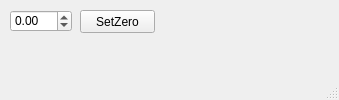
<?xml version="1.0" encoding="UTF-8"?>
<ui version="4.0">
 <class>MainWindow</class>
 <widget class="QMainWindow" name="MainWindow">
  <property name="geometry">
   <rect>
    <x>0</x>
    <y>0</y>
    <width>339</width>
    <height>100</height>
   </rect>
  </property>
  <property name="windowTitle">
   <string>MainWindow</string>
  </property>
  <widget class="QWidget" name="centralwidget">
   <widget class="QDoubleSpinBox" name="angle_doubleSpinBox">
    <property name="geometry">
     <rect>
      <x>10</x>
      <y>10</y>
      <width>62</width>
      <height>22</height>
     </rect>
    </property>
    <property name="keyboardTracking">
     <bool>false</bool>
    </property>
    <property name="minimum">
     <double>-360.000000000000000</double>
    </property>
    <property name="maximum">
     <double>360.000000000000000</double>
    </property>
   </widget>
   <widget class="QPushButton" name="set_zero_pushButton">
    <property name="geometry">
     <rect>
      <x>80</x>
      <y>10</y>
      <width>75</width>
      <height>23</height>
     </rect>
    </property>
    <property name="text">
     <string>SetZero</string>
    </property>
   </widget>
  </widget>
  <widget class="QMenuBar" name="menubar">
   <property name="geometry">
    <rect>
     <x>0</x>
     <y>0</y>
     <width>339</width>
     <height>21</height>
    </rect>
   </property>
  </widget>
  <widget class="QStatusBar" name="statusbar"/>
 </widget>
 <resources/>
 <connections/>
</ui>
